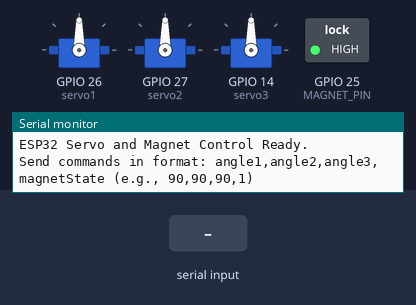
The sketch below on a simulated ESP32. Shown: 3 × servo, switched loads named in the sketch (green lamp = pin HIGH), the last lines printed to the serial monitor. The test bench sets the inputs (shaded band).

Above: at 1.2 s.
1.3 s: "90,45,200,10\n" received over Serial
At 4.0 s:
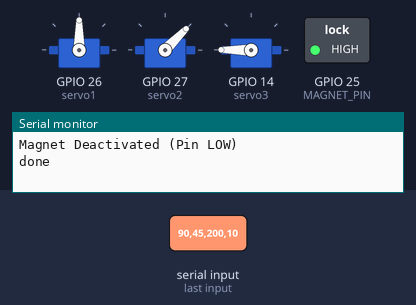
4.3 s: "30,150,10,200\n" received over Serial
At 4.77 s:
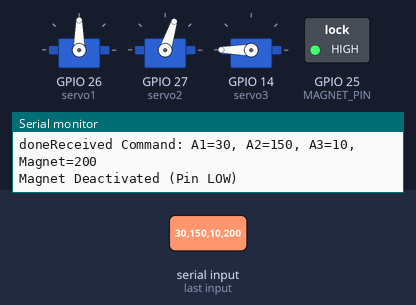
7.3 s: "90,45,200,10\n" received over Serial
At 7.78 s:
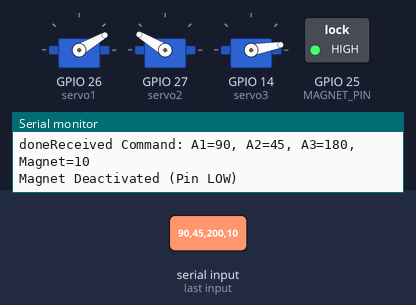
10.3 s: "30,150,10,200\n" received over Serial
At 11.98 s:
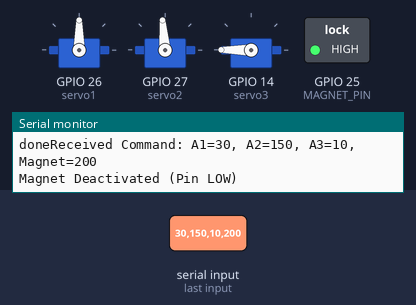
Timing chart, 0 to 16.0 s (numbered marks = the images above; inputs shaded):
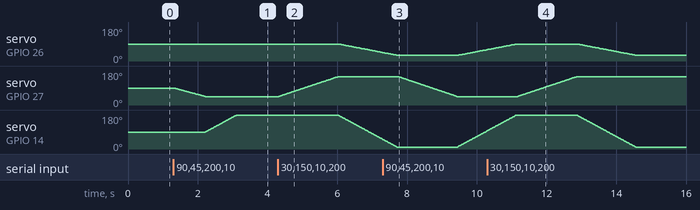

Measured:
- after the input at 1.3 s, servo on GPIO 27 (servo2): moves from 90° to 45° over 0.89 s, starting at once; servo on GPIO 14 (servo3): moves from 90° to 180° over 0.89 s, starting after 0.92 s
- after the input at 4.3 s, servo on GPIO 26 (servo1): moves from 90° to 45° over 1.2 s, starting after 1.7 s; servo on GPIO 27 (servo2): moves from 45° to 150° over 1.7 s, starting at once; servo on GPIO 14 (servo3): moves from 180° to 52° over 1.3 s, starting after 1.7 s
- after the input at 7.3 s, servo on GPIO 27 (servo2): moves from 150° to 45° over 1.7 s, starting after 0.45 s
- after the input at 10.3 s, servo on GPIO 27 (servo2): moves from 45° to 150° over 1.7 s, starting after 0.87 s

The sketch:

memory.ino
```cpp
#include <ESP32Servo.h>
// Define the pin for the magnet control
#define MAGNET_PIN 25 // Use GPIO 25 for the magnet
/*
180
118, 44, 118, 0
48, 67, 108
48, 121, 108
120, 138, 124
149, 62, 135
127, 90, 122
127, 109, 127
175, 130, 165
*/
// Declare three servo objects
Servo servo1;
Servo servo2;
Servo servo3;

// Variable to store the desired magnet state (0 = OFF, 1 = ON)
int magnetState;
int pickSig;
int flg;

void setup() {
  // Initialize serial communication at 9600 baud
  Serial.begin(9600);

  // Configure the magnet pin as an output
  pinMode(MAGNET_PIN, OUTPUT);
  // Ensure the magnet is initially OFF
  digitalWrite(MAGNET_PIN, HIGH);
  magnetState = 0; // Initialize magnet state variable
  flg = 4;
  // Attach servos to GPIO pins
  // Using default pulse widths (500us to 2400us) is usually fine for most servos
  servo1.attach(26);  // Servo 1 on pin 26
  servo2.attach(27);  // Servo 2 on pin 27
  servo3.attach(14);  // Servo 3 on pin 14

  // Optional: Seet servos to initial position (e.g., 90 degrees)
  // servo1.write(90);
  // servo2.write(90);
  // servo3.write(90);
  // delay(500); // Allow time for servos to reach initial position

  Serial.println("ESP32 Servo and Magnet Control Ready.");
  Serial.println("Send commands in format: angle1,angle2,angle3,magnetState (e.g., 90,90,90,1)");
}

void smoothMoveSync(Servo& s1, int& curr1, int target1,
                    Servo& s2, int& curr2, int target2,
                    Servo& s3, int& curr3, int target3,
                    int delayTime, int pickSig) {

  // Calculate the number of steps based on the largest angle difference
  int diff1 = abs(target1 - curr1);
  int diff2 = abs(target2 - curr2);
  int diff3 = abs(target3 - curr3);
  int maxDiff = max(diff1, max(diff2, diff3));

  if (maxDiff == 0) return; // No movement needed
  if(pickSig % 2 == 0) {
    for(int step = 1; step <= maxDiff; ++step) {
    int angle2 = curr2 + ((target2 - curr2) * step) / maxDiff;
    s2.write(angle2);
    delay(delayTime); // Small delay for smoother movement and servo settling
    }
    // Move all servos in sync step by step
    for (int step = 1; step <= maxDiff; ++step) {
    // For each servo, interpolate the angle if there's a change
    // Integer division provides approximation for intermediate steps
      int angle1 = curr1 + ((target1 - curr1) * step) / maxDiff;
      int angle3 = curr3 + ((target3 - curr3) * step) / maxDiff;

      s1.write(angle1);
      s3.write(angle3);
      delay(delayTime); // Small delay for smoother movement and servo settling
    }
  } else {
    for (int step = 1; step <= maxDiff; ++step) {
    // For each servo, interpolate the angle if there's a change
    // Integer division provides approximation for intermediate steps
      int angle1 = curr1 + ((target1 - curr1) * step) / maxDiff;
      int angle3 = curr3 + ((target3 - curr3) * step) / maxDiff;

      s1.write(angle1);
      s3.write(angle3);
      delay(delayTime); // Small delay for smoother movement and servo settling
    }
    for(int step = 1; step <= maxDiff; ++step) {
    int angle2 = curr2 + ((target2 - curr2) * step) / maxDiff;
    s2.write(angle2);
    delay(delayTime); // Small delay for smoother movement and servo settling
    }
    // Move all servos in sync step by step
  }


  // Ensure servos reach the exact target angles at the end
  s1.write(target1);
  s2.write(target2);
  s3.write(target3);

  // Update current angles
  curr1 = target1;
  curr2 = target2;
  curr3 = target3;
}

void loop() {
  // Static variables to remember the current angles between loop cycles
  static int currentAngle1 = 90; // Initialize to a known state
  static int currentAngle2 = 90;
  static int currentAngle3 = 90;

  if (Serial.available() > 0) {
    String line = Serial.readStringUntil('\n');
    line.trim(); // Remove any leading/trailing whitespace

    if (line.length() > 0) {
      // Find the positions of the three commas needed for 3 angles + magnet state
      int comma1 = line.indexOf(',');
      int comma2 = line.indexOf(',', comma1 + 1);
      int comma3 = line.indexOf(',', comma2 + 1);
      int comma4 = line.indexOf(',', comma3 + 1);

      // Verify that three commas are present (separating 4 values)
      if (comma1 != -1 && comma2 != -1 && comma3 != -1) {
        // Extract substrings for each angle and the magnet state
        String angle1Str = line.substring(0, comma1);
        String angle2Str = line.substring(comma1 + 1, comma2);
        String angle3Str = line.substring(comma2 + 1, comma3);
        String magnetStr = line.substring(comma3 + 1, comma4);
        String pickSigStr = line.substring(comma4 + 1);

        // Convert strings to integers
        int targetAngle1 = angle1Str.toInt();
        int targetAngle2 = angle2Str.toInt();
        int targetAngle3 = angle3Str.toInt();
        magnetState = magnetStr.toInt(); // Update the desired magnet state
        pickSig = pickSigStr.toInt(); // Update the desired magnet state
        if(pickSig) {
          flg = 4;
        }
        // Optional: Add angle constraints if needed
        targetAngle1 = constrain(targetAngle1, 0, 180);
        targetAngle2 = constrain(targetAngle2, 0, 180);
        targetAngle3 = constrain(targetAngle3, 0, 180);

        Serial.print("Received Command: ");
        Serial.print("A1="); Serial.print(targetAngle1);
        Serial.print(", A2="); Serial.print(targetAngle2);
        Serial.print(", A3="); Serial.print(targetAngle3);
        Serial.print(", Magnet="); Serial.println(magnetState);

        // Move all servos together in sync
        if (magnetState == 1) {
          digitalWrite(MAGNET_PIN, LOW); // Turn magnet ON
          Serial.println("Magnet Activated (Pin HIGH)");
        } else {
          digitalWrite(MAGNET_PIN, HIGH);  // Turn magnet OFF (for 0 or any other value)
          Serial.println("Magnet Deactivated (Pin LOW)");
        }
        smoothMoveSync(servo1, currentAngle1, targetAngle1,
                       servo2, currentAngle2, targetAngle2,
                       servo3, currentAngle3, targetAngle3,
                       10, pickSig); // Delay between steps (lower = faster, but might strain servos/power)
        flg--;
        Serial.write("done");
        // --- Control the Magnet ---
        // --------------------------

      } else {
        Serial.print("Error: Invalid command format received: ");
        Serial.println(line);
        Serial.println("Expected format: angle1,angle2,angle3,magnetState (e.g., 90,90,90,1)");
      }
    }
  }
  // Add a small delay to prevent the loop from running too fast when idle
  // Adjust as needed, but be aware smoothMoveSync already has delays
  // delay(10);
}
```
